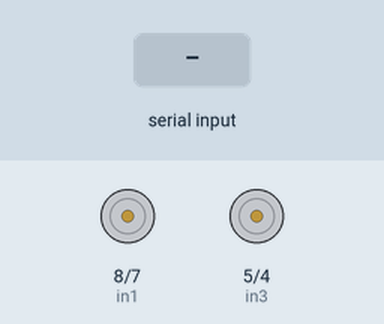
This sketch was run on a simulated Arduino Uno, built with avr-gcc and run on an emulated ATmega328P. Parts: motor-driver pin pairs drawn as motors (green arrow = first pin HIGH = forward, orange = second pin HIGH = backward, longer = more drive, scaled by the enable pin). The test bench sets the inputs (shaded band).

Above: at 1.2 s.
1.3 s: "F" received over Serial
At 2.3 s:
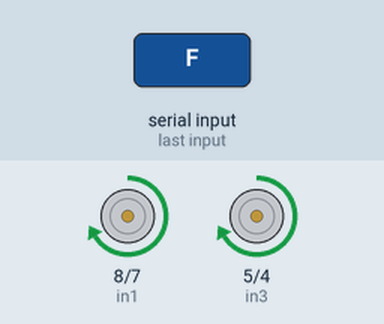
2.8 s: "B" received over Serial
At 3.4 s:
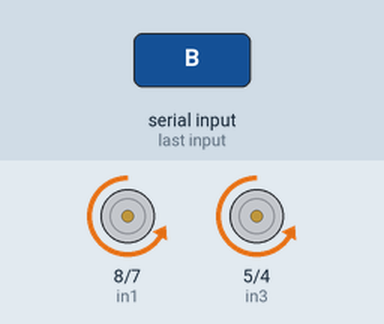
4.3 s: "L" received over Serial
At 4.6 s:
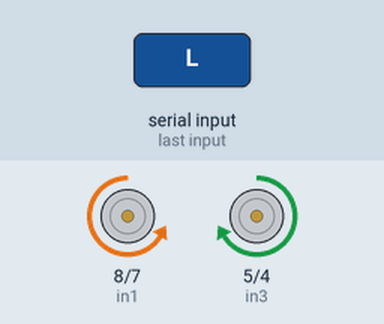
5.8 s: "R" received over Serial
At 6.9 s:
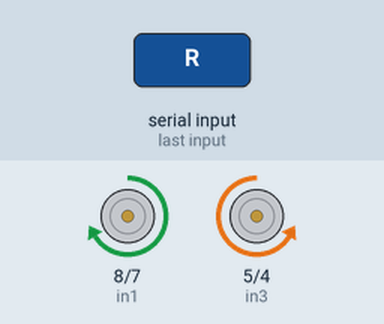
7.3 s: "S" received over Serial
At 8.0 s:
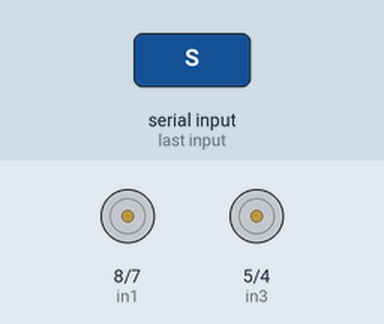
Timing chart, 0 to 9.8 s (numbered marks = the images above; inputs shaded):
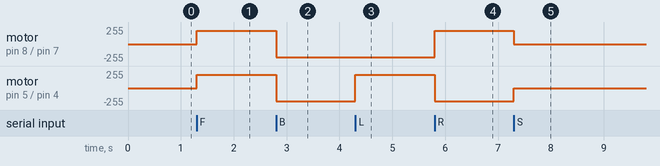

The sketch:

bluetooth_controlled_rc_car.ino
```cpp
// Motor A (Left side)
int enA = 9;
int in1 = 8;
int in2 = 7;

// Motor B (Right side)
int enB = 3;
int in3 = 5;
int in4 = 4;

char command;

void setup() {
  Serial.begin(9600);

  pinMode(enA, OUTPUT);
  pinMode(in1, OUTPUT);
  pinMode(in2, OUTPUT);

  pinMode(enB, OUTPUT);
  pinMode(in3, OUTPUT);
  pinMode(in4, OUTPUT);

  stopMotors();
}

void loop() {
  if (Serial.available()) {
    command = Serial.read();

    if (command == 'F') {
      forward();
    }
    else if (command == 'B') {
      backward();
    }
    else if (command == 'L') {
      left();
    }
    else if (command == 'R') {
      right();
    }
    else if (command == 'S') {
      stopMotors();
    }
  }
}

void forward() {
  digitalWrite(in1, HIGH);
  digitalWrite(in2, LOW);
  digitalWrite(in3, HIGH);
  digitalWrite(in4, LOW);
  analogWrite(enA, 200);
  analogWrite(enB, 200);
}

void backward() {
  digitalWrite(in1, LOW);
  digitalWrite(in2, HIGH);
  digitalWrite(in3, LOW);
  digitalWrite(in4, HIGH);
  analogWrite(enA, 200);
  analogWrite(enB, 200);
}

void left() {
  digitalWrite(in1, LOW);
  digitalWrite(in2, HIGH);
  digitalWrite(in3, HIGH);
  digitalWrite(in4, LOW);
  analogWrite(enA, 200);
  analogWrite(enB, 200);
}

void right() {
  digitalWrite(in1, HIGH);
  digitalWrite(in2, LOW);
  digitalWrite(in3, LOW);
  digitalWrite(in4, HIGH);
  analogWrite(enA, 200);
  analogWrite(enB, 200);
}

void stopMotors() {
  digitalWrite(in1, LOW);
  digitalWrite(in2, LOW);
  digitalWrite(in3, LOW);
  digitalWrite(in4, LOW);
}
```

Measured:
- after the input at 1.3 s, motor on pin 8 (in1) / pin 7 (in2), motor on pin 5 (in3) / pin 4 (in4): stopped → forward 200/255 at once
- after the input at 2.8 s, motor on pin 8 (in1) / pin 7 (in2), motor on pin 5 (in3) / pin 4 (in4): forward 200/255 → backward 200/255 at once
- after the input at 4.3 s, motor on pin 5 (in3) / pin 4 (in4): backward 200/255 → forward 200/255 at once
- after the input at 5.8 s, motor on pin 8 (in1) / pin 7 (in2): backward 200/255 → forward 200/255 at once; motor on pin 5 (in3) / pin 4 (in4): forward 200/255 → backward 200/255 at once
- after the input at 7.3 s, motor on pin 8 (in1) / pin 7 (in2): forward 200/255 → stopped at once; motor on pin 5 (in3) / pin 4 (in4): backward 200/255 → stopped at once
